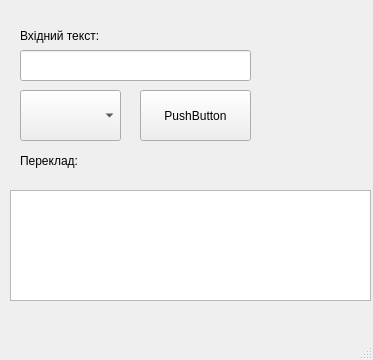
<?xml version="1.0" encoding="UTF-8"?>
<ui version="4.0">
 <class>MainWindow</class>
 <widget class="QMainWindow" name="MainWindow">
  <property name="geometry">
   <rect>
    <x>0</x>
    <y>0</y>
    <width>373</width>
    <height>360</height>
   </rect>
  </property>
  <property name="windowTitle">
   <string>MainWindow</string>
  </property>
  <widget class="QWidget" name="centralwidget">
   <widget class="QLabel" name="label">
    <property name="geometry">
     <rect>
      <x>20</x>
      <y>10</y>
      <width>351</width>
      <height>51</height>
     </rect>
    </property>
    <property name="text">
     <string>Вхідний текст:</string>
    </property>
   </widget>
   <widget class="QComboBox" name="comboBox">
    <property name="geometry">
     <rect>
      <x>20</x>
      <y>90</y>
      <width>101</width>
      <height>51</height>
     </rect>
    </property>
   </widget>
   <widget class="QPushButton" name="pushButton">
    <property name="geometry">
     <rect>
      <x>140</x>
      <y>90</y>
      <width>111</width>
      <height>51</height>
     </rect>
    </property>
    <property name="text">
     <string>PushButton</string>
    </property>
   </widget>
   <widget class="QLabel" name="label_2">
    <property name="geometry">
     <rect>
      <x>20</x>
      <y>130</y>
      <width>331</width>
      <height>61</height>
     </rect>
    </property>
    <property name="text">
     <string>Переклад:</string>
    </property>
   </widget>
   <widget class="QTextEdit" name="textEdit">
    <property name="geometry">
     <rect>
      <x>10</x>
      <y>190</y>
      <width>361</width>
      <height>111</height>
     </rect>
    </property>
   </widget>
   <widget class="QLineEdit" name="lineEdit">
    <property name="geometry">
     <rect>
      <x>20</x>
      <y>50</y>
      <width>231</width>
      <height>31</height>
     </rect>
    </property>
   </widget>
  </widget>
  <widget class="QMenuBar" name="menubar">
   <property name="geometry">
    <rect>
     <x>0</x>
     <y>0</y>
     <width>373</width>
     <height>21</height>
    </rect>
   </property>
  </widget>
  <widget class="QStatusBar" name="statusbar"/>
 </widget>
 <resources/>
 <connections/>
</ui>
